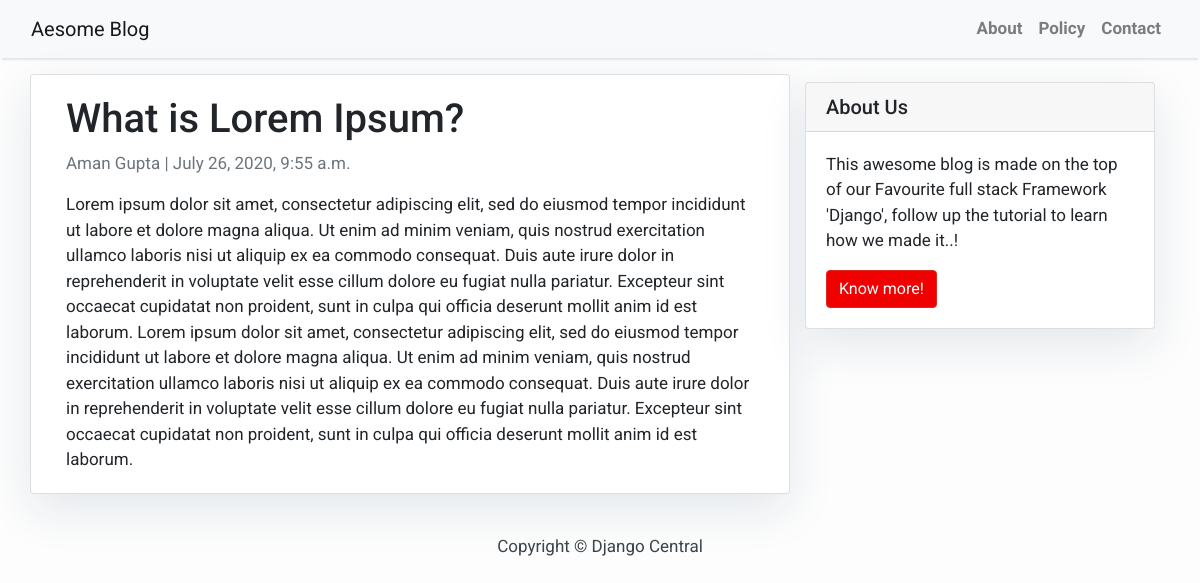
Screenshot of /what-is-lorem-lpsum/ with the database file from the repository.
### blog/models.py (models this page shows, shortened)
class Articles(models.Model):
    blog_title = models.CharField(max_length=200)
    blog_slug = models.SlugField(max_length=250,null=True, blank=True)
    author_name = models.ForeignKey('Author',on_delete=models.CASCADE)
    updated_on = models.DateTimeField(auto_now=True)
    created_on = models.DateTimeField(auto_now=True)
    content = models.TextField()
    status = models.IntegerField(choices=STATUS,default=0)
    class Meta:
        ordering = ['-created_on']

class Author(models.Model):
    author_name = models.CharField(max_length=50)
    author_email = models.EmailField()
    def __str__(self):
        return self.author_name

### blog/views.py (the view)
# urls.py: path('<slug:blog_slug>/',views.ArticlesDetail.as_view(),name='details')
class ArticlesDetail(generic.DetailView):
    model = Articles
    slug_field = 'blog_slug'
    slug_url_kwarg = 'blog_slug'
    template_name = 'blog/details.html'

### blog/templates/blog/details.html
{% extends 'blog/base.html' %}
{% block content %}
<div class="container">
  <div class="row">
    <div class="col-md-8 card mb-4  mt-3 left  top">
      <div class="card-body">
        <h1>{% block title %} {{ object.blog_title }} {% endblock title %}</h1>
        <p class=" text-muted">{{ object.author_name }} | {{ object.created_on }}</p>
        <p class="card-text ">{{ object.content | safe }}</p>
      </div>
    </div>
    {% block sidebar %} {% include 'blog/sidebar.html' %} {% endblock sidebar %}
  </div>
</div>
{% endblock content %}

### blog/templates/blog/base.html (style rules this page uses)
body { font-family: "Roboto", sans-serif; font-size: 17px; background-color: #fdfdfd; }

### blog/templates/blog/sidebar.html (style rules this page uses)
.card { box-shadow: 0 16px 48px #E3E7EB; }

### rows the page displays
Articles: blog_title "What is Lorem Ipsum?", author_name "Aman Gupta", created_on "July 26, 2020, 9:55 a.m.", content "Lorem ipsum dolor sit amet, consectetur adipiscing elit, sed do eiusmod tempor incididunt ut labore et dolore magna aliqua. Ut enim ad minim veniam, quis nostrud exercitation ullamco laboris nisi ut aliquip ex ea commodo consequat. Duis aute irure dolor in reprehenderit in voluptate velit esse cillum dolore eu fugiat nulla pariatur. Excepteur sint occaecat cupidatat non proident, sunt in culpa qui officia deserunt mollit anim id est laborum. Lorem ipsum dolor sit amet, consectetur adipiscing elit, sed do eiusmod tempor incididunt ut labore et dolore magna aliqua. Ut enim ad minim veniam, quis nostrud exercitation ullamco laboris nisi ut aliquip ex ea commodo consequat. Duis aute irure dolor…"
